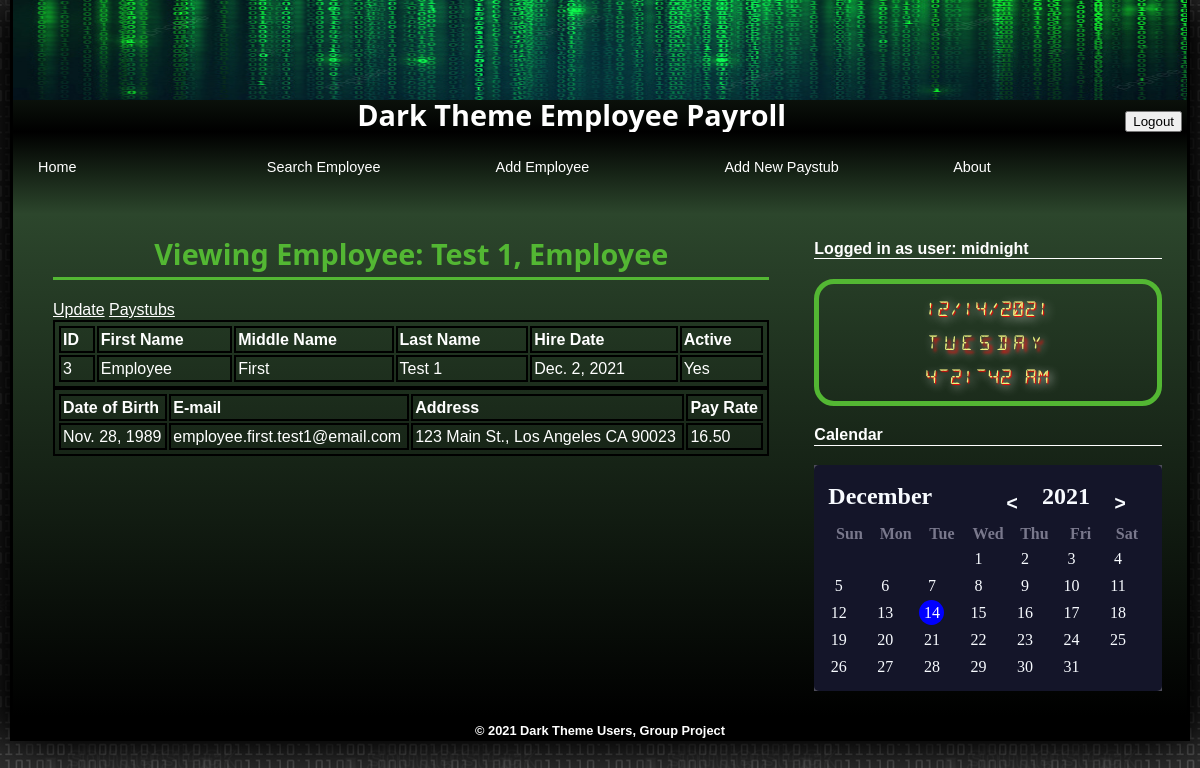
Before: /view/3/ (signed in) with the older database file.
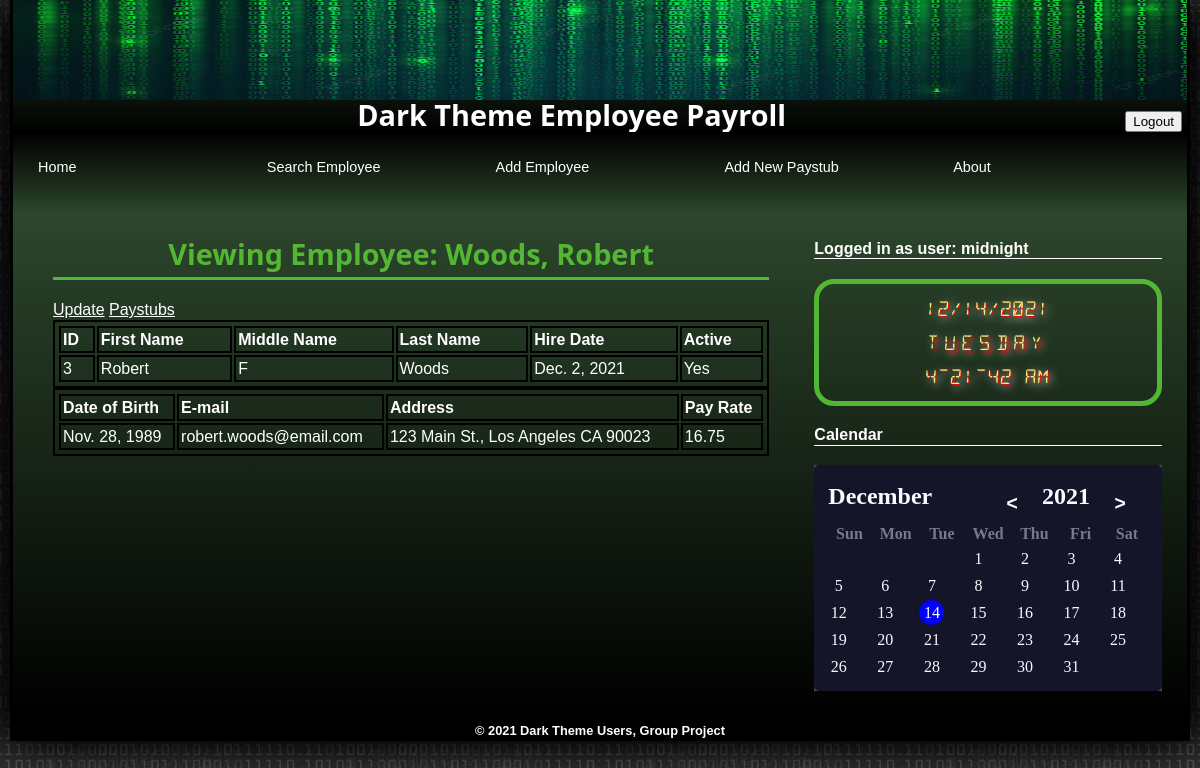
After: the same page with the newer database file.
### persons/models.py (models this page shows)
class Person(models.Model):
    id_number = models.IntegerField(primary_key=True)
    first_name = models.TextField()
    last_name = models.TextField()
    middle_name = models.TextField(blank=True)
    address = models.TextField()
    birth_date = models.DateField()
    email = models.EmailField(('email address'), unique=True)

class Employee(Person):
    date_hired = models.DateField()
    pay_rate = models.DecimalField(max_digits=7, decimal_places=2)
    active = models.BooleanField()

### persons/views.py (the view)
# urls.py: path('view/<int:id>/', view_employee_view),
@login_required
def view_employee_view(request, id=None):
    employee_obj = None
    if id is not None:
        employee_obj = Employee.objects.get(id_number=id)
    context= {
    'object': employee_obj,
    }
    return render(request,'view-employee.html', context=context)

### templates/view-employee.html (shortened to what this page needs)
{% extends "base.html" %}
{% block content %}
<h1>Viewing Employee: {{ object.last_name }}, {{ object.first_name}}</h1>
<p></p>
<a href="/edit/{{ object.id_number }}" style="color:white">Update</a>
<a href="/paystubs/{{ object.id_number }}" style="color: white;">Paystubs</a>
<form>
    <div id="table">
        <table style="width:100%;">
            <thead>
                <tr>
                    <th>ID</th>
                    <th>First Name</th>
                    <th>Middle Name</th>
                    <th>Last Name</th>
                    <th>Hire Date</th>
                    <th>Active</th>
                </tr>
            </thead>
            <tbody>
                <tr>
                    <td> {{ object.id_number }} </td>
                    <td> {{ object.first_name }} </td>
                    <td> {{ object.middle_name }} </td>
                    <td> {{ object.last_name }} </td>
                    <td> {{ object.date_hired }} </td>
                    {% if object.active %}
                    <td> Yes </td>
                    {% else %}
                    <td> No </td>
                    {% endif%}
                </tr>
            </tbody>
        </table>
        <table style="width:100%;">
            <thead>
                <tr>
                    <th>Date of Birth</th>
                    <th>E-mail</th>
                    <th>Address</th>
                    <th>Pay Rate</th>
                </tr>
            </thead>
            <tbody>
                <tr>
                    <td> {{ object.birth_date }} </td>
                    <td> {{ object.email }} </td>
                    <td> {{ object.address }} </td>
                    <td> {{ object.pay_rate }} </td>
                </tr>
            </tbody>
        </table>
    </div>
</form>
{% endblock content %}

Changed rows visible on the page:
changed Person "123 Main St., Los Angeles CA 90023": last_name "Test 1" → "Woods"; first_name "Employee" → "Robert"; middle_name "First" → "F"; email "employee.first.test1@email.com" → "robert.woods@email.com"
changed Employee: pay_rate "16.50" → "16.75"
